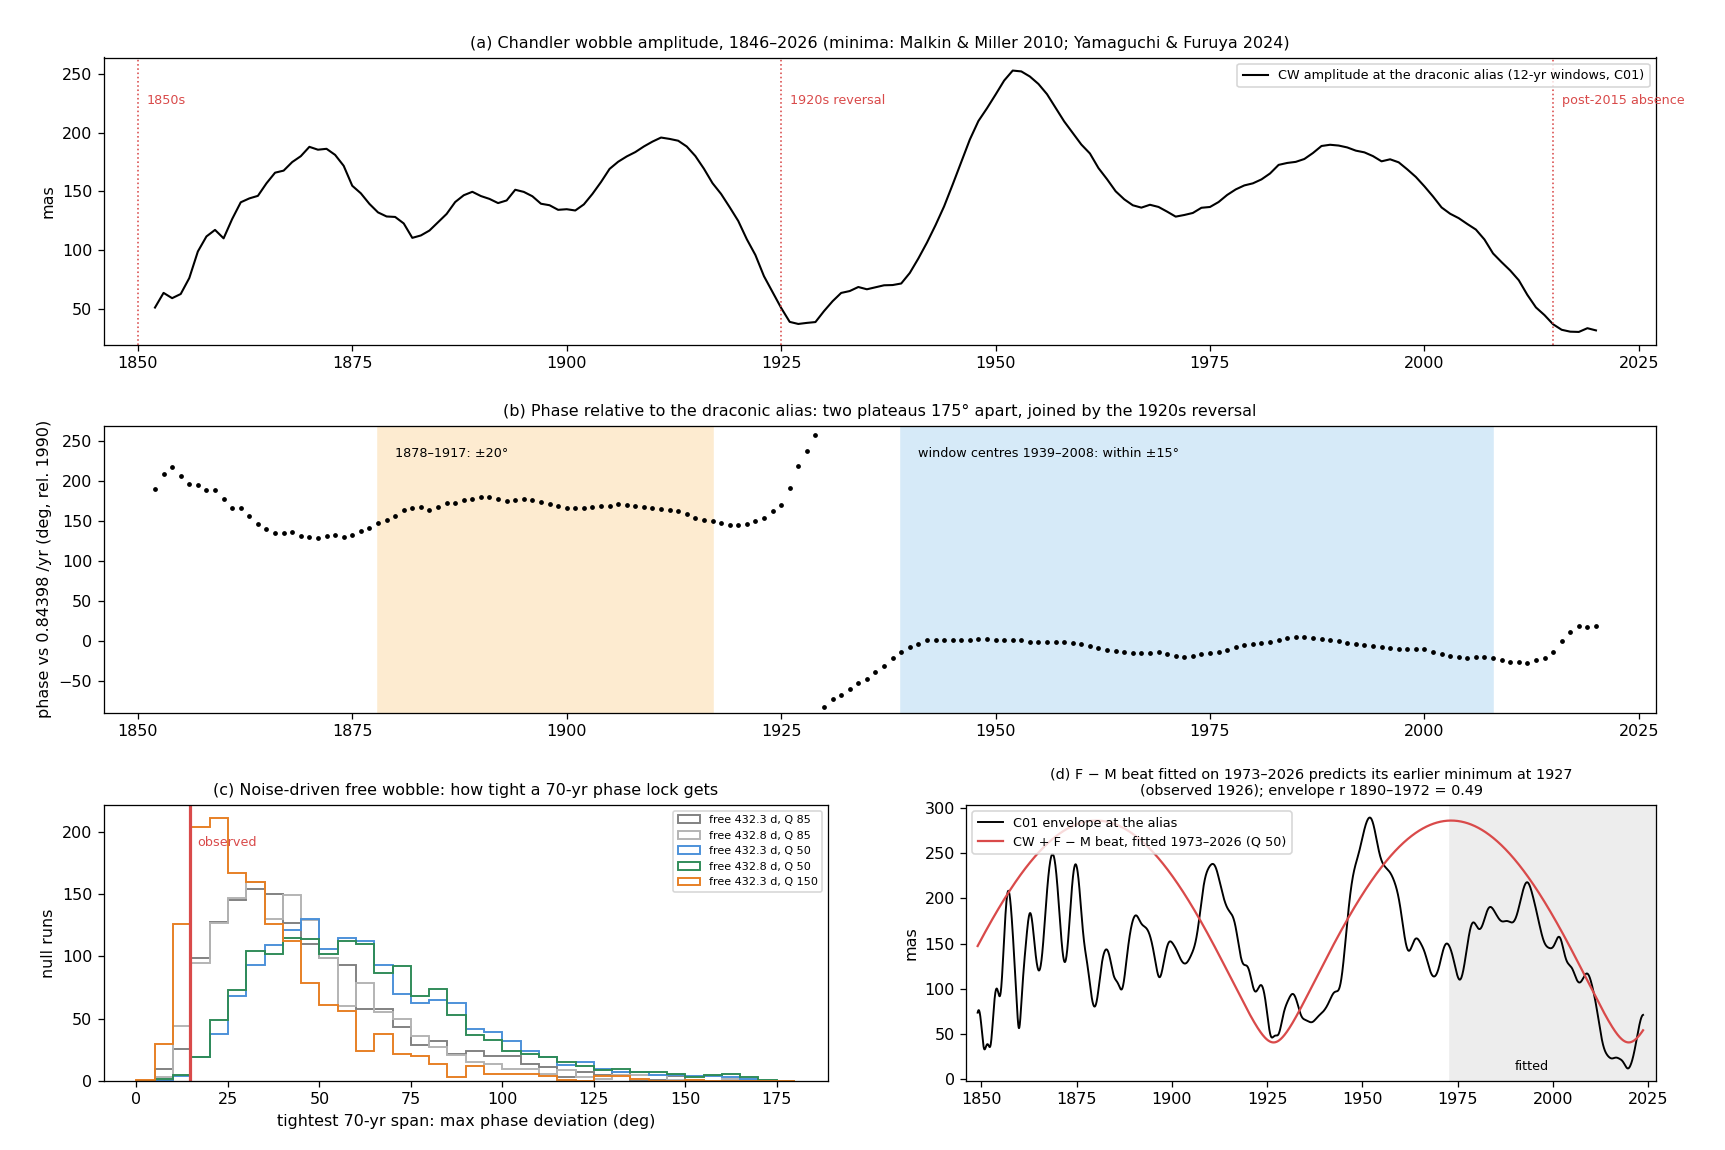

The Python source for this figure:
#!/usr/bin/env python3
"""Long-record phase coherence of the Chandler wobble against the draconic alias, IERS EOP C01 1846-2026 (2026-10-24).
Discussion: cw_longrecord.md. Needs data/eopc01.iau2000.1846-now (fetch_eop.py).

1. Phase track: complex polar motion p = x - i y in sliding 12-yr windows (1-yr step), each fitted with a prograde
   line at the fixed draconic alias f_CW = 2 * 365.2422 / 27.212221 - 26 = 0.84398 /yr, prograde and retrograde
   annual and semiannual lines, and a quadratic drift. A forced line at f_CW keeps a flat phase; a free mode driven
   by noise wanders.
2. Plateaus: the tightest 70-yr span (max deviation from its circular mean), and the tightest separate 40-yr span.
3. Null: a free wobble (432.3 d or exactly f_CW; Q = 50, 85, 150) driven by white noise, simulated on the same time
   grid and analysed identically, 1500 runs each (the search over all spans is included).
4. Coherent frequency: the single prograde frequency that best fits 1926-2026 (and 1846-2026).
5. The F - M beat out of sample: the CW + F - M two-line forcing fitted on 1973-2026 (as in cw_suppression.py),
   extrapolated back and compared with the C01 envelope 1890-1972.
    python3 cw_longrecord.py  -> cw_longrecord.png, cw_longrecord.json
"""
import json
from pathlib import Path

import matplotlib
import numpy as np

matplotlib.use("Agg")
import matplotlib.pyplot as plt  # noqa: E402

HERE = Path(__file__).resolve().parent
C01 = HERE / "data" / "eopc01.iau2000.1846-now"
YEAR = 365.2422
F_CW = 2 * YEAR / 27.212221 - 26
F_FM_ALIAS = 1 - (YEAR / 27.212221 - YEAR / 27.554550)
WIN, STEP = 12.0, 1.0
NULLS = [(YEAR / 432.3, 85.0), (F_CW, 85.0), (YEAR / 432.3, 50.0), (F_CW, 50.0), (YEAR / 432.3, 150.0)]


def load():
    d = np.array([[float(v) for v in l.split()[:3]] for l in C01.read_text().splitlines()
                  if l.strip() and not l.startswith("#")])
    t = 2000.0 + (d[:, 0] - 51544.5) / 365.25
    return t, d[:, 1] - 1j * d[:, 2]


def window_rows(t):
    cents = np.arange(t[0] + WIN / 2, t[-1] - WIN / 2 + 1e-9, STEP); rows = []
    for c in cents:
        m = (t >= c - WIN / 2) & (t < c + WIN / 2); tt = t[m]; tc = tt - c
        G = np.column_stack([np.exp(2j * np.pi * fr * tt) for fr in (F_CW, 1.0, -1.0, 2.0, -2.0)] + [np.ones_like(tt), tc, tc ** 2])
        rows.append((m, np.linalg.pinv(G)[0]))
    return cents, rows


def spans(ph, k):
    dev, mean = [], []
    for i in range(ph.shape[0] - k + 1):
        seg = ph[i:i + k]; mu = np.angle(np.exp(1j * seg).mean(0))
        dev.append(np.degrees(np.abs(np.angle(np.exp(1j * (seg - mu)))).max(0))); mean.append(mu)
    return np.array(dev), np.array(mean)


def plateaus(ph):
    """Tightest 70-yr span; tightest non-overlapping 40-yr span; separation of their mean phases (deg)."""
    d70, m70 = spans(ph, 70); d40, m40 = spans(ph, 40)
    single = ph.ndim == 1
    if single:
        ph = ph[:, None]; d70, m70, d40, m40 = d70[:, None], m70[:, None], d40[:, None], m40[:, None]
    i70 = np.argmin(d70, axis=0); o70, o40, sep, j40 = [], [], [], []
    for s in range(ph.shape[1]):
        a = i70[s]; ok = [j for j in range(d40.shape[0]) if j + 40 <= a or j >= a + 70]
        if not ok:
            o70.append(d70[a, s]); o40.append(999.0); sep.append(0.0); j40.append(-1); continue
        j = ok[int(np.argmin(d40[ok, s]))]
        o70.append(d70[a, s]); o40.append(d40[j, s]); j40.append(j)
        sep.append(abs(np.degrees(np.angle(np.exp(1j * (m40[j, s] - m70[a, s]))))))
    return np.array(o70), np.array(o40), np.array(sep), i70, np.array(j40)


def coherent_freq(t, p, t0):
    m = t >= t0; tt = t[m]; tc = (tt - tt.mean()) / 50; grid = np.linspace(0.835, 0.853, 361); a = []
    for f in grid:
        G = np.column_stack([np.exp(2j * np.pi * fr * tt) for fr in (f, 1.0, -1.0, 2.0, -2.0)] + [np.ones_like(tt), tc, tc ** 2, tc ** 3])
        a.append(abs(np.linalg.pinv(G)[0] @ p[m]))
    return float(grid[int(np.argmax(a))])


def null_runs(t, rows, f0, q, nsim=1500, seed=3):
    rng = np.random.default_rng(seed + int(q) + int(1e4 * f0))
    tg = np.arange(t[0] - 200, t[-1] + 0.05, 0.05); step = np.exp((2j * np.pi * f0 - np.pi * f0 / q) * 0.05)
    acc = np.zeros(nsim, complex); Z = np.empty((len(tg), nsim), complex)
    for j in range(len(tg)):
        acc = acc * step + rng.normal(size=nsim) + 1j * rng.normal(size=nsim); Z[j] = acc
    Zs = Z[np.clip(np.round((t - tg[0]) / 0.05).astype(int), 0, len(tg) - 1)]
    return plateaus(np.angle(np.array([r @ Zs[m] for m, r in rows])))


def fm_beat_out_of_sample(t, p):
    """CW + F-M two-line forcing fitted on 1973-2026 in the alias-rotating frame; envelope compared with C01 1890-1972."""
    tc = (t - t.mean()) / 50
    G = np.column_stack([tc ** k for k in range(3)] + [np.exp(2j * np.pi * f * t) for f in (1.0, -1.0, 2.0, -2.0, 14 - YEAR / 27.554550)])
    r = (p - G @ np.linalg.lstsq(G, p, rcond=None)[0]) * 1e3
    w = r * np.exp(-2j * np.pi * F_CW * t)
    k = np.arange(-int(4 / 0.05), int(4 / 0.05) + 1) * 0.05; g = np.exp(-0.5 * (k / 1.0) ** 2); g /= g.sum()
    tu = np.arange(t[0], t[-1], 0.05); wu = np.interp(tu, t, w.real) + 1j * np.interp(tu, t, w.imag)
    env = np.convolve(wu, g, "same"); ok = (tu > tu[0] + 3) & (tu < tu[-1] - 3)
    out = {}; curves = {}
    for f0, q, label in ((YEAR / 432.3, 85.0, "Q 85"), (0.8432, 50.0, "Q 50"), (0.8432, 31.6, "Q 32")):
        a = 1j * 2 * np.pi * (f0 - F_CW) - np.pi * f0 / q; b = 1j * 2 * np.pi * (F_FM_ALIAS - F_CW)
        m = ok & (tu >= 1973)
        D = np.column_stack([np.exp(a * (tu - 1973)), (np.exp(a * (tu - 1973)) - 1) / a,
                             (np.exp(b * (tu - 1973)) - np.exp(a * (tu - 1973))) / (b - a)])
        c, *_ = np.linalg.lstsq(D[m], env[m], rcond=None)
        steady = np.abs(-c[1] / a + c[2] / (b - a) * np.exp(b * (tu - 1973)))
        mo = ok & (tu >= 1890) & (tu < 1972.5)
        tm = tu[ok & (tu > 1900) & (tu < 1950)][np.argmin(steady[ok & (tu > 1900) & (tu < 1950)])]
        curves[label] = steady
        out[label] = dict(r_1890_1972=float(np.corrcoef(steady[mo], np.abs(env[mo]))[0, 1]), predicted_min_1900_1950=float(tm),
                          observed_min_1900_1950=float(tu[ok & (tu > 1900) & (tu < 1950)][np.argmin(np.abs(env[ok & (tu > 1900) & (tu < 1950)]))]))
    return out, tu, env, ok, curves


def main():
    t, p = load()
    cents, rows = window_rows(t)
    trk = np.array([r @ p[m] for m, r in rows]); ph = np.angle(trk); amp = np.abs(trk) * 1e3
    o70, o40, osep, i70, j40 = plateaus(ph)
    out = dict(span=[float(t[0]), float(t[-1])], f_cw=F_CW, window_years=WIN,
               track=[dict(year=float(c), amp_mas=float(a), phase_deg=float(np.degrees(q))) for c, a, q in zip(cents, amp, ph)],
               plateau70=dict(start=float(cents[i70[0]]), end=float(cents[i70[0] + 69]), max_dev_deg=float(o70[0])),
               plateau40=dict(start=float(cents[j40[0]]), end=float(cents[j40[0] + 39]), max_dev_deg=float(o40[0])),
               plateau_separation_deg=float(osep[0]),
               coherent_freq_1926=coherent_freq(t, p, 1926.0), coherent_freq_1846=coherent_freq(t, p, 1846.0),
               malkin_miller_period_yr=1.185, nulls={})
    nulls = {}
    for f0, q in NULLS:
        s70, s40, ssep, _, _ = null_runs(t, rows, f0, q)
        both = (s70 <= o70[0]) & (s40 <= o40[0])
        nulls[(f0, q)] = s70
        out["nulls"][f"{YEAR / f0:.1f} d, Q {q:.0f}"] = dict(median_70=float(np.median(s70)), p_70=float(np.mean(s70 <= o70[0])),
                                                            p_both=float(np.mean(both)), p_both_reversed=float(np.mean(both & (ssep >= 150))),
                                                            n=int(len(s70)))
    beat, tu, env, ok, curves = fm_beat_out_of_sample(t, p)
    out["fm_beat_out_of_sample"] = beat
    (HERE / "cw_longrecord.json").write_text(json.dumps(out, indent=1))
    report(out)
    plot(cents, amp, ph, out, nulls, o70[0], tu, env, ok, curves)


def report(out):
    print(f"C01 {out['span'][0]:.1f}-{out['span'][1]:.1f}; f_CW {out['f_cw']:.5f}")
    print("70-yr plateau:", out["plateau70"], "| 40-yr plateau:", out["plateau40"], "| separation", round(out["plateau_separation_deg"]))
    print("coherent frequency 1926-2026:", out["coherent_freq_1926"], " 1846-2026:", out["coherent_freq_1846"])
    for k, v in out["nulls"].items():
        print(f"null {k}: median 70-yr spread {v['median_70']:.0f}; P(70) {v['p_70']:.4f}; P(both) {v['p_both']:.4f}; "
              f"P(both, reversed >= 150 deg) {v['p_both_reversed']:.4f} (n {v['n']})")
    print("F-M beat out of sample:", out["fm_beat_out_of_sample"])


def plot(cents, amp, ph, out, nulls, o70, tu, env, ok, curves):
    fig = plt.figure(figsize=(15, 10))
    ax = fig.add_axes([0.06, 0.70, 0.9, 0.25])
    ax.plot(cents, amp, color="k", lw=1.3, label="CW amplitude at the draconic alias (12-yr windows, C01)")
    for y, lab in ((1850, "1850s"), (1925, "1920s reversal"), (2015, "post-2015 absence")):
        ax.axvline(y, color="#d94a4a", ls=":", lw=1); ax.text(y + 1, ax.get_ylim()[1] * 0.85 if ax.get_ylim()[1] > 0 else 250, lab, fontsize=8, color="#d94a4a")
    ax.set_xlim(1846, 2027); ax.set_ylabel("mas"); ax.legend(fontsize=8, loc="upper right")
    ax.set_title("(a) Chandler wobble amplitude, 1846–2026 (minima: Malkin & Miller 2010; Yamaguchi & Furuya 2024)", fontsize=10)
    ax = fig.add_axes([0.06, 0.38, 0.9, 0.25])
    ref = np.degrees(np.angle(np.exp(1j * ph[np.argmin(abs(cents - 1990))])))
    phd = (np.degrees(ph) - ref + 90) % 360 - 90                 # wrap to [-90, 270) so neither plateau splits
    ax.plot(cents, phd, ".", color="k", ms=4)
    p70, p40 = out["plateau70"], out["plateau40"]
    for pl, col in ((p70, "#d6eaf8"), (p40, "#fdebd0")):
        ax.axvspan(pl["start"], pl["end"], color=col, zorder=0)
    ax.text(p70["start"] + 2, 230, f"window centres {p70['start']:.0f}–{p70['end']:.0f}: within ±{p70['max_dev_deg']:.0f}°", fontsize=8)
    ax.text(p40["start"] + 2, 230, f"{p40['start']:.0f}–{p40['end']:.0f}: ±{p40['max_dev_deg']:.0f}°", fontsize=8)
    ax.set_xlim(1846, 2027); ax.set_ylim(-90, 270); ax.set_ylabel("phase vs 0.84398 /yr (deg, rel. 1990)")
    ax.set_title(f"(b) Phase relative to the draconic alias: two plateaus {out['plateau_separation_deg']:.0f}° apart, joined by the 1920s reversal", fontsize=10)
    ax = fig.add_axes([0.06, 0.06, 0.42, 0.24])
    for (f0, q), col in zip(nulls, ("0.5", "0.7", "#4a90d9", "#2e8b57", "#e67e22")):
        ax.hist(nulls[(f0, q)], bins=np.arange(0, 181, 5), histtype="step", color=col, lw=1.2, label=f"free {YEAR / f0:.1f} d, Q {q:.0f}")
    ax.axvline(o70, color="#d94a4a", lw=2); ax.text(o70 + 2, ax.get_ylim()[1] * 0.85, "observed", color="#d94a4a", fontsize=8)
    ax.set_xlabel("tightest 70-yr span: max phase deviation (deg)"); ax.set_ylabel("null runs"); ax.legend(fontsize=7)
    ax.set_title("(c) Noise-driven free wobble: how tight a 70-yr phase lock gets", fontsize=10)
    ax = fig.add_axes([0.56, 0.06, 0.4, 0.24])
    ax.plot(tu[ok], np.abs(env[ok]), color="k", lw=1.2, label="C01 envelope at the alias")
    ax.plot(tu[ok], curves["Q 50"][ok], color="#d94a4a", lw=1.4, label="CW + F − M beat, fitted 1973–2026 (Q 50)")
    ax.axvspan(1973, 2027, color="0.93", zorder=0); ax.text(1990, 10, "fitted", fontsize=8)
    b = out["fm_beat_out_of_sample"]["Q 50"]
    ax.set_xlim(1846, 2027); ax.set_ylabel("mas"); ax.legend(fontsize=8, loc="upper left")
    ax.set_title(f"(d) F − M beat fitted on 1973–2026 predicts its earlier minimum at {b['predicted_min_1900_1950']:.0f}\n"
                 f"(observed {b['observed_min_1900_1950']:.0f}); envelope r 1890–1972 = {b['r_1890_1972']:.2f}", fontsize=9)
    fig.savefig(HERE / "cw_longrecord.png", dpi=115); plt.close(fig)


if __name__ == "__main__":
    main()
